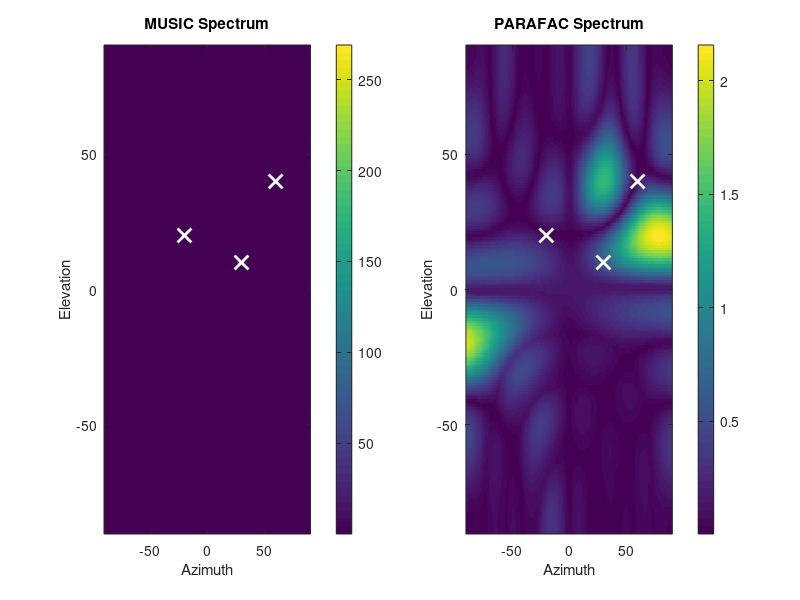

Here is the MATLAB script that generated this plot:

%===================== Improved 2D DoA Estimation with PARAFAC and MUSIC =====================%
clear; clc; close all;

%----------------------- UPA Parameters -----------------------%
Mx = 6; My = 6;               % UPA dimensions
dx = 0.5; dy = 0.5;           % element spacing (in wavelengths)
N = Mx * My;
K = 3;                        % number of sources
T = 200;                      % snapshots
SNR = 20;                     % dB

%----------------------- True Source Directions -----------------------%
az_true = [-20, 30, 60];      % azimuth angles in degrees
el_true = [20, 10, 40];       % elevation angles in degrees
az_rad = deg2rad(az_true);
el_rad = deg2rad(el_true);

%----------------------- Steering Matrix Generation -----------------------%
[x_grid, y_grid] = meshgrid(0:Mx-1, 0:My-1);
x_grid = x_grid(:); y_grid = y_grid(:);
A = zeros(N, K);

for k = 1:K
    u = sin(el_rad(k)) * cos(az_rad(k));
    v = sin(el_rad(k)) * sin(az_rad(k));
    A(:,k) = exp(1j*2*pi*(dx*x_grid*u + dy*y_grid*v));
end

%----------------------- Simulate Source Signals -----------------------%
S = randn(K, T) + 1j*randn(K, T);
X = A * S;

%----------------------- Add Noise -----------------------%
sigma = norm(X, 'fro') / sqrt(N*T*10^(SNR/10));
Xn = X + sigma*(randn(N,T) + 1j*randn(N,T))/sqrt(2);

%----------------------- Tensor Formation -----------------------%
X_tensor = reshape(Xn, [Mx, My, T]);

%----------------------- SVD Initialization -----------------------%
X1 = reshape(X_tensor, Mx, []);      % mode-1 unfolding
X2 = reshape(permute(X_tensor, [2 1 3]), My, []); % mode-2
X3 = reshape(permute(X_tensor, [3 1 2]), T, []);  % mode-3

[U1,~,~] = svd(X1, 'econ');
[U2,~,~] = svd(X2, 'econ');
[U3,~,~] = svd(X3, 'econ');

Ax = U1(:,1:K);
Ay = U2(:,1:K);
At = U3(:,1:K);

%----------------------- PARAFAC via ALS -----------------------%
max_iter = 50;
for iter = 1:max_iter
    % Update Ax
    for i = 1:Mx
        V = zeros(K,K); Z = zeros(K,1);
        for t = 1:T
            Yt = squeeze(X_tensor(i,:,t)).';
            Bt = Ay .* At(t,:); 
            V = V + Bt'*Bt;
            Z = Z + Bt'*Yt;
        end
        Ax(i,:) = (V \ Z).';
    end

    % Update Ay
    for j = 1:My
        V = zeros(K,K); Z = zeros(K,1);
        for t = 1:T
            Xt = squeeze(X_tensor(:,j,t));
            Bt = Ax .* At(t,:); 
            V = V + Bt'*Bt;
            Z = Z + Bt'*Xt;
        end
        Ay(j,:) = (V \ Z).';
    end

    % Update At
    for t = 1:T
        Xt = squeeze(X_tensor(:,:,t));
        Bt = Ax.' * Xt * Ay;
        At(t,:) = diag(Bt).';
    end
end

%----------------------- MUSIC Algorithm -----------------------%
Rxx = (Xn * Xn') / T;
[U, D] = eig(Rxx);
[eigenvals, idx] = sort(diag(D), 'descend');
U = U(:,idx);
Un = U(:,K+1:end); 

%----------------------- 2D Angle Grid -----------------------%
angles = -90:1:90;
[AzGrid, ElGrid] = meshgrid(angles, angles);
P_music = zeros(size(AzGrid));
P_parafac = zeros(size(AzGrid));

%----------------------- Evaluate MUSIC and PARAFAC Spectra -----------------------%
for m = 1:numel(AzGrid)
    az0 = deg2rad(AzGrid(m));
    el0 = deg2rad(ElGrid(m));
    u = sin(el0)*cos(az0);
    v = sin(el0)*sin(az0);

    a_x = exp(1j*2*pi*dx*(0:Mx-1)'*u);
    a_y = exp(1j*2*pi*dy*(0:My-1)'*v);
    a_full = exp(1j*2*pi*(dx*x_grid*u + dy*y_grid*v));

    % MUSIC
    P_music(m) = 1 / abs(a_full' * (Un*Un') * a_full);

    % PARAFAC (project Ax and Ay onto steering vectors)
    temp = 0;
    for k = 1:K
        temp = temp + abs((Ax(:,k)'*a_x)*(Ay(:,k)'*a_y));
    end
    P_parafac(m) = temp;
end

%----------------------- Plot Spectra -----------------------%
figure;
subplot(1,2,1);
imagesc(angles, angles, abs(P_music)); axis xy;
title('MUSIC Spectrum'); xlabel('Azimuth'); ylabel('Elevation'); colorbar;
hold on;
plot(az_true, el_true, 'wx', 'LineWidth', 2, 'MarkerSize', 10);

subplot(1,2,2);
imagesc(angles, angles, abs(P_parafac)); axis xy;
title('PARAFAC Spectrum'); xlabel('Azimuth'); ylabel('Elevation'); colorbar;
hold on;
plot(az_true, el_true, 'wx', 'LineWidth', 2, 'MarkerSize', 10);
